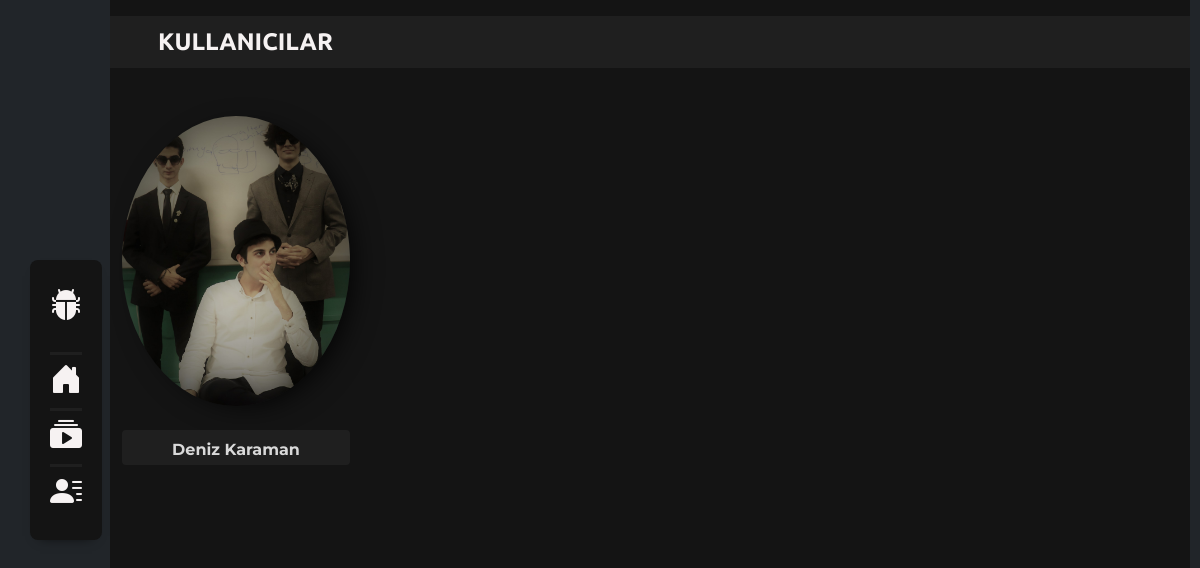
/kullanicilar/ (signed in), run on the app's committed database.
### accounts/models.py (models this page shows, shortened)
class UserProfile(models.Model):
    name_surname = models.CharField(max_length=120, verbose_name="İsim ve Soyisim", default="AD SOYAD")
    unitname = models.CharField(max_length=60, verbose_name="Bulunulan Birim", default="BİRİM İSMİ")
    pfp = models.ImageField(upload_to="userpfp/", default="userpfp/frzallogo.png")
    classname = models.CharField(max_length=50, verbose_name="Okul Sınıfı")
    schoolno = models.IntegerField(verbose_name="Okul Numarası")
    birthday = models.DateField(verbose_name="Doğum Tarihi")
    place = models.CharField(max_length=120, verbose_name="Yaşadığı Anlık Yer")
    allergy = models.CharField(max_length=120, verbose_name="Alerji Durumu")
    user = models.OneToOneField(User, on_delete=models.CASCADE, primary_key=True, related_name="accprofile")
    arma = models.ManyToManyField(Arma, blank=True)
    lecturelist = models.ManyToManyField(CourseList, blank=True)
    complatedvideo = models.ManyToManyField(CourseVideo, blank=True)

### pages/views.py (the view)
# urls.py: path('kullanicilar/', views.kullanicilar, name="kullanicilar"),
@login_required(login_url="/hesap/giris/")
def kullanicilar(request):
    allprofiles = UserProfile.objects.all()
    context = {
        'allprofiles':allprofiles,
    }
    return render(request, "kullanicilar.html", context)

### templates/kullanicilar.html
{% extends 'partials/_base.html' %}
{% load static %}
{% block content %}
    <section class="fpage d-flex justify-content-center justify-content-lg-end">
        <div class="content-frame">
            <div class="container-fluid p-0 bgc-4 clr-2 h-100 overflow-auto">
                <div class="d-flex flex-column overflow-hidden">
                    <span class="font-ubuntu fs-4 fw-bolder bgc-3 mt-3 px-5 py-2">KULLANICILAR</span>
                    <div class="row mt-4" id="profile-showcase">
                        {% for singleprofile in allprofiles %}
                        <div class="col-12 col-lg-3 p-4 d-flex flex-column">
                            <a href="" class="text-decoration-none">
                                <div class="pfp-circle" style="background: url({{singleprofile.pfp.url}});"></div>
                                <div class="text-center bgc-3 clr-1 my-4 p-2 rounded font-mont fw-bolder single-line" style="height: 2.2em;">
                                    {{singleprofile.name_surname}}
                                </div>
                            </a>
                        </div>
                        {% endfor %}
                    </div>
                </div>
            </div>
        </div>
    </section>
{% endblock %}

### static/css/style.css (style rules this page uses)
:root { --font-ubuntu: "Ubuntu", sans-serif; --font-open: "Open Sans", sans-serif; --font-noto: "Noto Sans", sans-serif; --font-mont: "Montserrat", sans-serif; --c1: #d9d9d9; --c2: #f6f2f2; --c3: #1F1F1F; --c4: #141414; --c5: #0d6dfd; }
.font-ubuntu { font-family: var(--font-ubuntu); }
.font-mont { font-family: var(--font-mont); }
.bgc-3 { background-color: var(--c3); }
.bgc-4 { background-color: var(--c4); }
.clr-1 { color: var(--c1); }
.clr-2 { color: var(--c2); }
.fpage { width: 100vw; height: 100vh; }
.content-frame { width: 90%; min-height: 100%; margin-right: 10px; overflow: auto; }
.single-line { overflow: hidden; text-overflow: ellipsis; display: -webkit-box; -webkit-line-clamp: 1; -webkit-box-orient: vertical; }
.pfp-circle { height: 100%; width: 160px; border-radius: 100%; background-position: center center !important; background-size: cover !important; background-repeat: no-repeat !important; -webkit-box-shadow: 0px 6px 12px -10px #000000; box-shadow: 10px 6px 30px -10px #000000; }
#profile-showcase .pfp-circle { width: 100% !important; height: 290px !important; margin: 0 auto; }
@media only screen and (min-width: 1200px) and (max-width: 1399.98px) { .fpage { width: 100vw; height: 100vh; } }

### data on the page
UserProfile: pfp (picture), name_surname "Deniz Karaman"
